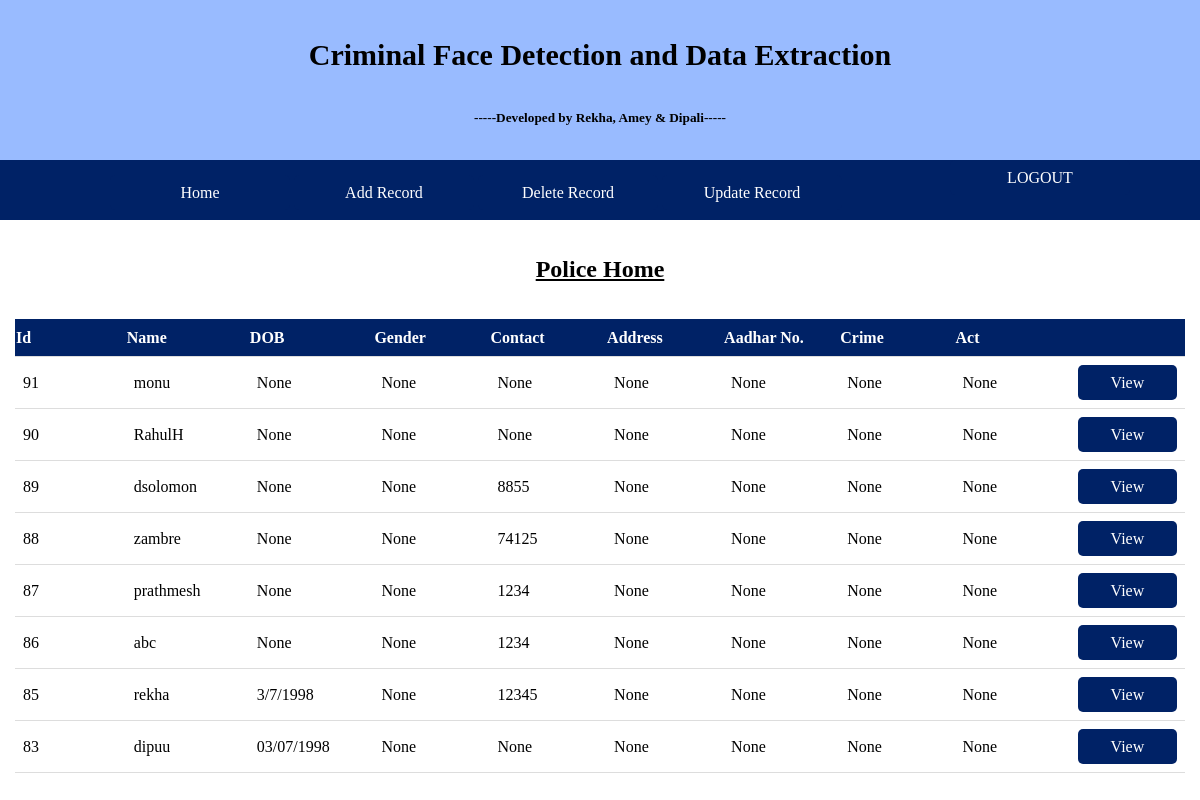
The page /police_home on the database as committed earlier.
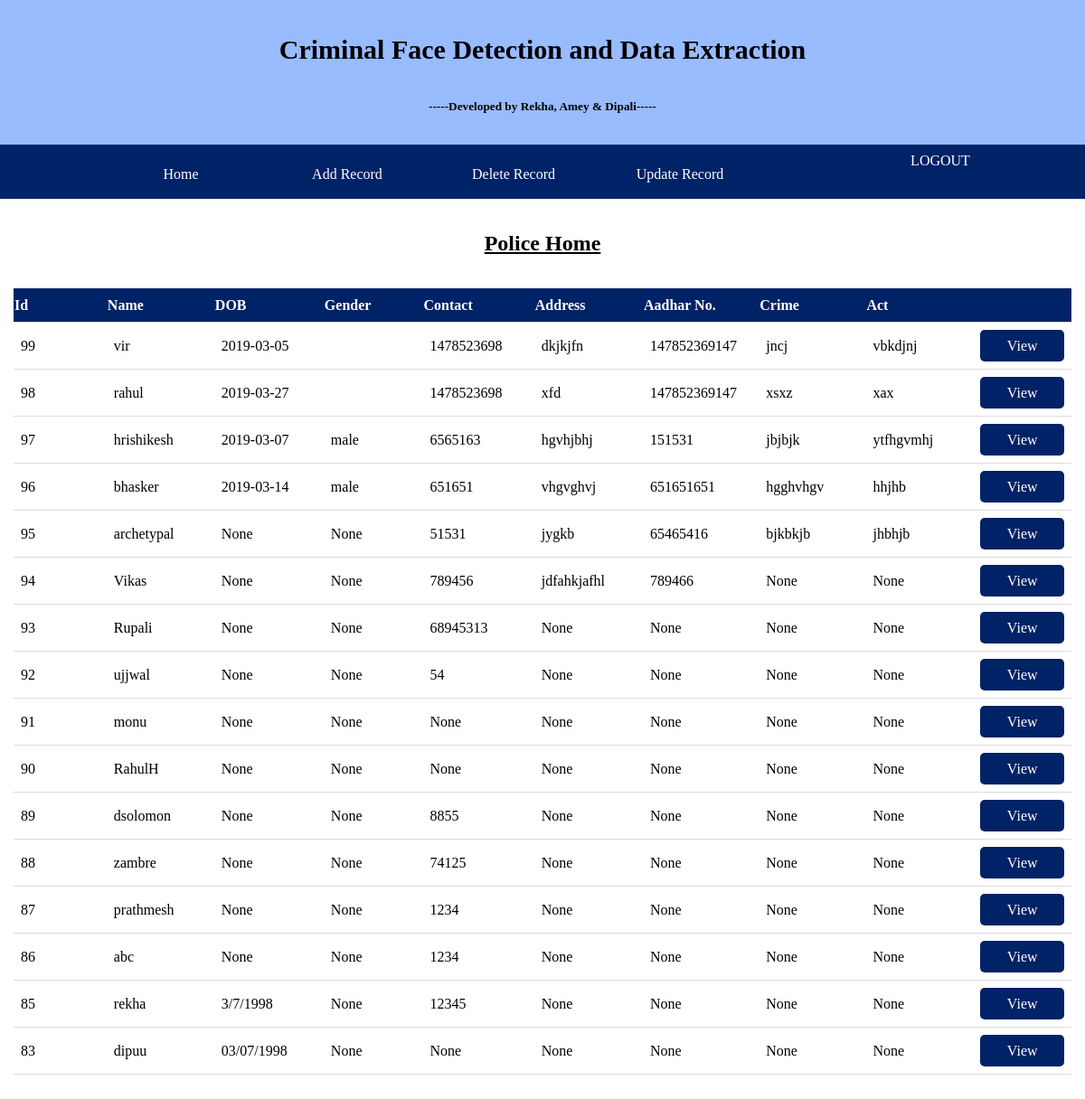
The same page on the database as committed later.
### tables this page shows
CREATE TABLE "users" (
	`id`	INTEGER NOT NULL PRIMARY KEY AUTOINCREMENT UNIQUE,
	`name`	TEXT NOT NULL,
	`dob`	TEXT,
	`gender`	TEXT,
	`contact`	INTEGER,
	`address`	TEXT,
	`aadhar`	INTEGER,
	`crime`	TEXT,
	`act`	TEXT,
	`created`	INTEGER
);

### app.py (the view)
@app.route('/police_home')
def police_home():
    con = sqlite3.connect("database.db")
    con.row_factory = sqlite3.Row
    cur = con.cursor()
    cur.execute("select * from users ORDER BY id DESC")
    rows = cur.fetchall();
    return render_template("police_home.html", rows=rows)

### templates/police_home.html (shortened to what this page needs)
{% extends 'layout_police.html' %}
{% block content %}
<br><br>
    <h2>Police Home</h2>
    <br><br>
     <table>
         <thead>
            <th>Id</th>
            <th>Name</th>
            <th>DOB</th>
            <th>Gender</th>
            <th>Contact</th>
            <th>Address</th>
            <th>Aadhar No.</th>
            <th>Crime</th>
            <th>Act</th>
            <th></th>
         </thead>
         {% for row in rows %}
            <tr>
               <td>{{row["id"]}}</td>
               <td>{{row["name"]}}</td>
               <td> {{ row["dob"]}}</td>
               <td>{{row['gender']}}</td>
                <td>{{row["contact"]}}</td>
               <td>{{row["address"]}}</td>
               <td> {{ row["aadhar"]}}</td>
               <td>{{row['crime']}}</td>
                <td>{{row["act"]}}</td>
                <td><a href="/view/{{ row['id'] }}">View</a></td>
            </tr>
         {% endfor %}
      </table>
    <br><br><br><br>
{% endblock %}

### templates/layout_police.html (shortened to what this page needs)
<!DOCTYPE html>
	<div class="d1">
		<h1>Criminal Face Detection and Data Extraction</h1>
		<h5>-----Developed by Rekha, Amey & Dipali-----</h5>
	</div>
	<div class="d2">
		<ul>
			<li><a href="/police_home">Home</a></li>
			<li><a href="/police_add">Add Record</a></li>
			<li><a href="/police_delete">Delete Record</a></li>
			<li><a href="/police_update">Update Record</a></li>
			<li style="float:right; margin-right:70px;"><a href="/logout">LOGOUT</a></li>
		</ul>
	</div>
<section>
     {% block content %}{% endblock %}
</section>

### templates/layout_police.html (style rules this page uses)
* { margin:0; }
.d1 { width:100%; height:160px; background-color:#99bbff; color:black; }
h1 { text-align:center; line-height:110px; font-size:30px; text-decoration:bold; }
h5 { text-align:center; }
.d2 { width:100%; height:60px; background-color:#002266; color:white; line-height:65px; }
ul { margin-left:70px; display:block; }
ul li { display:inline-block; width:180px; text-align:center; }
ul li a { display:block; color:white; text-decoration:none; }

### templates/police_home.html (style rules this page uses)
h2 { text-align:center; text-decoration:underline; }
table { border-collapse: collapse; margin-left:15px; margin-right:15px; }
tr, td { border-bottom: 1px solid #ddd; text-align: left; padding: 8px; width:120px; }
td { height:30px; }
th { width:120px; background-color: #002266; color: white; height:35px; text-decoration:bold; }
a { display:block; color:white; text-decoration:none; height:35px; line-height:35px; border-radius:5px; text-align:center; background-color: #002266; }

Rows that differ between the two databases and show on the page:
added users: id "99", name "vir", dob "2019-03-05", contact "1478523698", address "dkjkjfn", aadhar "147852369147", crime "jncj", act "vbkdjnj"
added users: id "98", name "rahul", dob "2019-03-27", contact "1478523698", address "xfd", aadhar "147852369147", crime "xsxz", act "xax"
added users: id "97", name "hrishikesh", dob "2019-03-07", gender "male", contact "6565163", address "hgvhjbhj", aadhar "151531", crime "jbjbjk", act "ytfhgvmhj"
added users: id "96", name "bhasker", dob "2019-03-14", gender "male", contact "651651", address "vhgvghvj", aadhar "651651651", crime "hgghvhgv", act "hhjhb"
added users: id "95", name "archetypal", dob "None", gender "None", contact "51531", address "jygkb", aadhar "65465416", crime "bjkbkjb", act "jhbhjb"
added users: id "94", name "Vikas", dob "None", gender "None", contact "789456", address "jdfahkjafhl", aadhar "789466", crime "None", act "None"
added users: id "93", name "Rupali", dob "None", gender "None", contact "68945313", address "None", aadhar "None", crime "None", act "None"
added users: id "92", name "ujjwal", dob "None", gender "None", contact "54", address "None", aadhar "None", crime "None", act "None"
